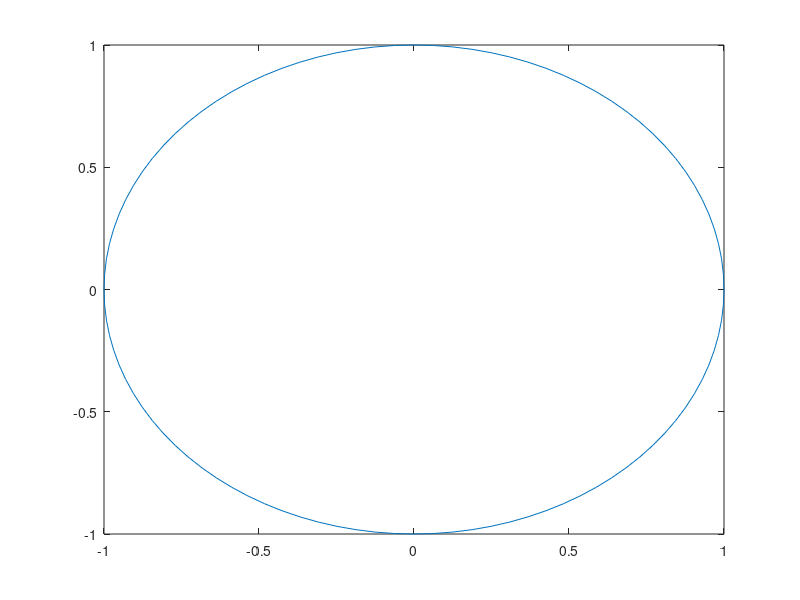

Write the MATLAB code that produced this figure.
% Calculates pi using a trapezoid approximation of the unit circle .
format long
n = 100; % evaluate points on the circle
t = linspace (0 ,2*pi , n +1);
x = cos( t );
y = sin( t );
plot (x , y )
A = 0 % accumulate ( twice ) the trapezoid area
for i = 1: n
A = A - ( y ( i )+ y ( i +1))*( x ( i +1) - x ( i ));
end
A = A /2 % correct for the missing 1/2